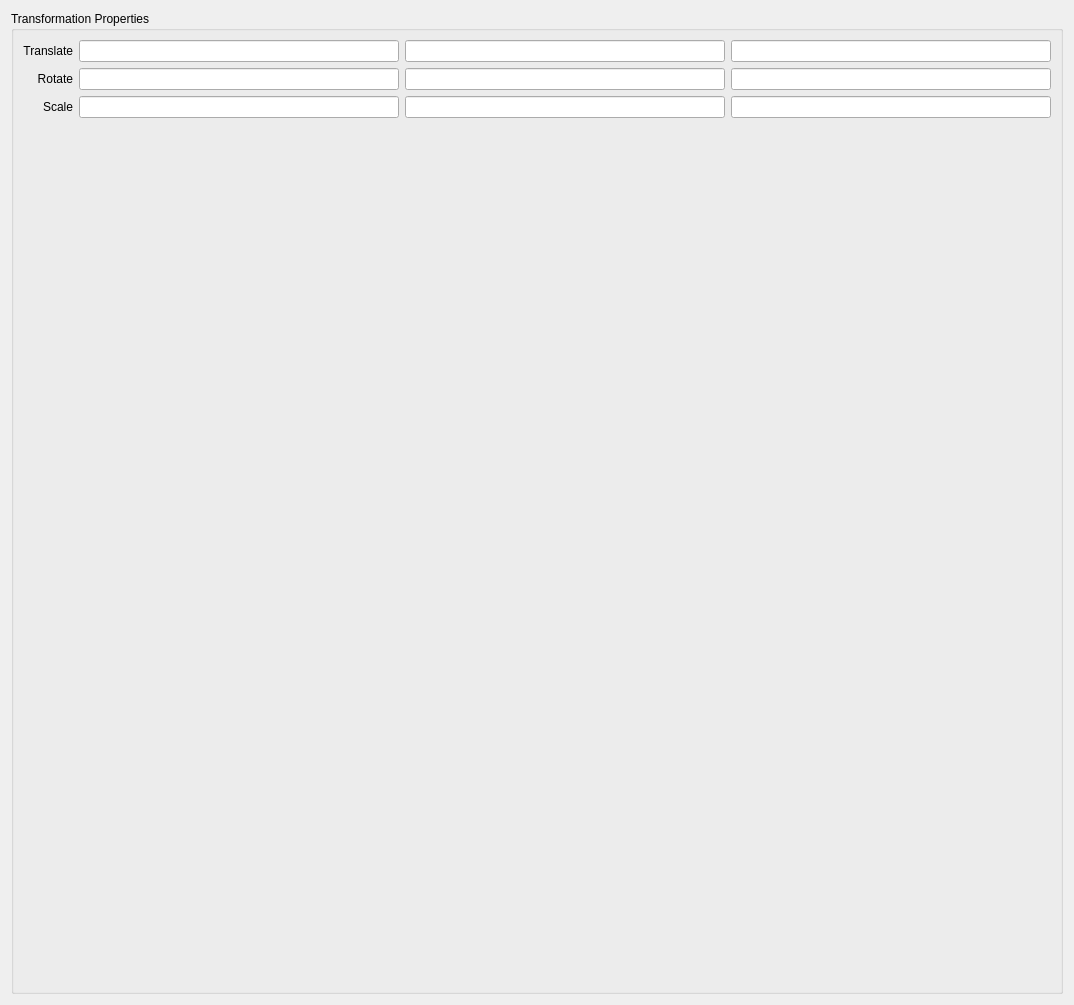
<ui version="4.0" >
 <class>TransformationNodeGUI</class>
 <widget class="QWidget" name="TransformationNodeGUI" >
  <property name="geometry" >
   <rect>
    <x>0</x>
    <y>0</y>
    <width>1074</width>
    <height>1005</height>
   </rect>
  </property>
  <property name="windowTitle" >
   <string>Form</string>
  </property>
  <layout class="QVBoxLayout" name="verticalLayout" >
   <item>
    <widget class="QGroupBox" name="groupBox" >
     <property name="title" >
      <string>Transformation Properties</string>
     </property>
     <layout class="QVBoxLayout" name="verticalLayout_2" >
      <item>
       <layout class="QFormLayout" name="formLayout" >
        <property name="fieldGrowthPolicy" >
         <enum>QFormLayout::AllNonFixedFieldsGrow</enum>
        </property>
        <property name="labelAlignment" >
         <set>Qt::AlignRight|Qt::AlignTrailing|Qt::AlignVCenter</set>
        </property>
        <property name="formAlignment" >
         <set>Qt::AlignLeading|Qt::AlignLeft|Qt::AlignTop</set>
        </property>
        <item row="0" column="0" >
         <widget class="QLabel" name="label" >
          <property name="text" >
           <string>Translate</string>
          </property>
          <property name="alignment" >
           <set>Qt::AlignRight|Qt::AlignTrailing|Qt::AlignVCenter</set>
          </property>
         </widget>
        </item>
        <item row="0" column="1" >
         <layout class="QHBoxLayout" name="horizontalLayout_4" >
          <item>
           <widget class="QLineEdit" name="translate_x" />
          </item>
          <item>
           <widget class="QLineEdit" name="translate_y" />
          </item>
          <item>
           <widget class="QLineEdit" name="translate_z" />
          </item>
         </layout>
        </item>
        <item row="1" column="0" >
         <widget class="QLabel" name="label_2" >
          <property name="text" >
           <string>Rotate</string>
          </property>
          <property name="alignment" >
           <set>Qt::AlignRight|Qt::AlignTrailing|Qt::AlignVCenter</set>
          </property>
         </widget>
        </item>
        <item row="1" column="1" >
         <layout class="QHBoxLayout" name="horizontalLayout_5" >
          <item>
           <widget class="QLineEdit" name="rotate_x" />
          </item>
          <item>
           <widget class="QLineEdit" name="rotate_y" />
          </item>
          <item>
           <widget class="QLineEdit" name="rotate_z" />
          </item>
         </layout>
        </item>
        <item row="2" column="0" >
         <widget class="QLabel" name="label_3" >
          <property name="text" >
           <string>Scale</string>
          </property>
         </widget>
        </item>
        <item row="2" column="1" >
         <layout class="QHBoxLayout" name="horizontalLayout" >
          <item>
           <widget class="QLineEdit" name="scale_x" />
          </item>
          <item>
           <widget class="QLineEdit" name="scale_y" />
          </item>
          <item>
           <widget class="QLineEdit" name="scale_z" />
          </item>
         </layout>
        </item>
       </layout>
      </item>
     </layout>
    </widget>
   </item>
  </layout>
 </widget>
 <resources/>
 <connections>
  <connection>
   <sender>translate_x</sender>
   <signal>editingFinished()</signal>
   <receiver>TransformationNodeGUI</receiver>
   <slot>Update()</slot>
   <hints>
    <hint type="sourcelabel" >
     <x>219</x>
     <y>57</y>
    </hint>
    <hint type="destinationlabel" >
     <x>243</x>
     <y>3</y>
    </hint>
   </hints>
  </connection>
  <connection>
   <sender>translate_y</sender>
   <signal>editingFinished()</signal>
   <receiver>TransformationNodeGUI</receiver>
   <slot>Update()</slot>
   <hints>
    <hint type="sourcelabel" >
     <x>460</x>
     <y>50</y>
    </hint>
    <hint type="destinationlabel" >
     <x>405</x>
     <y>4</y>
    </hint>
   </hints>
  </connection>
  <connection>
   <sender>translate_z</sender>
   <signal>editingFinished()</signal>
   <receiver>TransformationNodeGUI</receiver>
   <slot>Update()</slot>
   <hints>
    <hint type="sourcelabel" >
     <x>786</x>
     <y>48</y>
    </hint>
    <hint type="destinationlabel" >
     <x>758</x>
     <y>4</y>
    </hint>
   </hints>
  </connection>
  <connection>
   <sender>rotate_x</sender>
   <signal>editingFinished()</signal>
   <receiver>TransformationNodeGUI</receiver>
   <slot>Update()</slot>
   <hints>
    <hint type="sourcelabel" >
     <x>344</x>
     <y>92</y>
    </hint>
    <hint type="destinationlabel" >
     <x>316</x>
     <y>7</y>
    </hint>
   </hints>
  </connection>
  <connection>
   <sender>rotate_y</sender>
   <signal>editingFinished()</signal>
   <receiver>TransformationNodeGUI</receiver>
   <slot>Update()</slot>
   <hints>
    <hint type="sourcelabel" >
     <x>592</x>
     <y>87</y>
    </hint>
    <hint type="destinationlabel" >
     <x>473</x>
     <y>5</y>
    </hint>
   </hints>
  </connection>
  <connection>
   <sender>rotate_z</sender>
   <signal>editingFinished()</signal>
   <receiver>TransformationNodeGUI</receiver>
   <slot>Update()</slot>
   <hints>
    <hint type="sourcelabel" >
     <x>869</x>
     <y>79</y>
    </hint>
    <hint type="destinationlabel" >
     <x>835</x>
     <y>4</y>
    </hint>
   </hints>
  </connection>
  <connection>
   <sender>scale_x</sender>
   <signal>editingFinished()</signal>
   <receiver>TransformationNodeGUI</receiver>
   <slot>Update()</slot>
   <hints>
    <hint type="sourcelabel" >
     <x>258</x>
     <y>125</y>
    </hint>
    <hint type="destinationlabel" >
     <x>206</x>
     <y>8</y>
    </hint>
   </hints>
  </connection>
  <connection>
   <sender>scale_y</sender>
   <signal>editingFinished()</signal>
   <receiver>TransformationNodeGUI</receiver>
   <slot>Update()</slot>
   <hints>
    <hint type="sourcelabel" >
     <x>512</x>
     <y>125</y>
    </hint>
    <hint type="destinationlabel" >
     <x>607</x>
     <y>3</y>
    </hint>
   </hints>
  </connection>
  <connection>
   <sender>scale_z</sender>
   <signal>editingFinished()</signal>
   <receiver>TransformationNodeGUI</receiver>
   <slot>Update()</slot>
   <hints>
    <hint type="sourcelabel" >
     <x>947</x>
     <y>131</y>
    </hint>
    <hint type="destinationlabel" >
     <x>932</x>
     <y>6</y>
    </hint>
   </hints>
  </connection>
 </connections>
 <slots>
  <slot>Update()</slot>
 </slots>
</ui>
